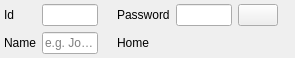
<?xml version="1.0" encoding="UTF-8"?>
<ui version="4.0">
 <class>CPilotForm</class>
 <widget class="QFrame" name="CPilotForm">
  <property name="geometry">
   <rect>
    <x>0</x>
    <y>0</y>
    <width>295</width>
    <height>57</height>
   </rect>
  </property>
  <property name="windowTitle">
   <string>Pilot info</string>
  </property>
  <layout class="QGridLayout" name="gl_PilotInfo">
   <property name="leftMargin">
    <number>4</number>
   </property>
   <property name="topMargin">
    <number>4</number>
   </property>
   <property name="rightMargin">
    <number>4</number>
   </property>
   <property name="bottomMargin">
    <number>4</number>
   </property>
   <item row="0" column="0">
    <widget class="QLabel" name="lbl_Id">
     <property name="text">
      <string>Id</string>
     </property>
    </widget>
   </item>
   <item row="0" column="1">
    <widget class="QLineEdit" name="le_Id"/>
   </item>
   <item row="0" column="2">
    <widget class="swift::gui::CTickLabel" name="lblp_Id">
     <property name="text">
      <string/>
     </property>
    </widget>
   </item>
   <item row="0" column="5">
    <widget class="QLineEdit" name="le_Password">
     <property name="maxLength">
      <number>100</number>
     </property>
     <property name="echoMode">
      <enum>QLineEdit::Password</enum>
     </property>
    </widget>
   </item>
   <item row="0" column="7">
    <widget class="swift::gui::CTickLabel" name="lblp_Password">
     <property name="text">
      <string/>
     </property>
    </widget>
   </item>
   <item row="0" column="3">
    <widget class="QLabel" name="lbl_Password">
     <property name="text">
      <string>Password</string>
     </property>
    </widget>
   </item>
   <item row="1" column="2">
    <widget class="swift::gui::CTickLabel" name="lblp_RealName">
     <property name="text">
      <string/>
     </property>
    </widget>
   </item>
   <item row="1" column="3">
    <widget class="QLabel" name="lbl_HomeAirport">
     <property name="toolTip">
      <string>Home airport, e.g. &quot;KLAX&quot;</string>
     </property>
     <property name="text">
      <string>Home</string>
     </property>
    </widget>
   </item>
   <item row="1" column="0">
    <widget class="QLabel" name="lbl_RealName">
     <property name="toolTip">
      <string>Real name</string>
     </property>
     <property name="text">
      <string>Name</string>
     </property>
    </widget>
   </item>
   <item row="1" column="1">
    <widget class="QLineEdit" name="le_RealName">
     <property name="placeholderText">
      <string>e.g. Joe Doe</string>
     </property>
    </widget>
   </item>
   <item row="1" column="7">
    <widget class="swift::gui::CTickLabel" name="lblp_HomeAirport">
     <property name="text">
      <string/>
     </property>
    </widget>
   </item>
   <item row="1" column="5" colspan="2">
    <widget class="swift::gui::components::CAirportSmallCompleter" name="comp_HomeAirport">
     <property name="focusPolicy">
      <enum>Qt::StrongFocus</enum>
     </property>
    </widget>
   </item>
   <item row="0" column="6">
    <widget class="QPushButton" name="pb_UnhidePassword">
     <property name="toolTip">
      <string>unhide password</string>
     </property>
     <property name="text">
      <string/>
     </property>
     <property name="icon">
      <iconset resource="../../misc/misc.qrc">
       <normaloff>:/diagona/icons/diagona/icons/question-button.png</normaloff>:/diagona/icons/diagona/icons/question-button.png</iconset>
     </property>
    </widget>
   </item>
  </layout>
 </widget>
 <customwidgets>
  <customwidget>
   <class>swift::gui::CTickLabel</class>
   <extends>QLabel</extends>
   <header>gui/ticklabel.h</header>
  </customwidget>
  <customwidget>
   <class>swift::gui::components::CAirportSmallCompleter</class>
   <extends>QFrame</extends>
   <header>gui/components/airportsmallcompleter.h</header>
   <container>1</container>
  </customwidget>
 </customwidgets>
 <tabstops>
  <tabstop>le_Id</tabstop>
  <tabstop>le_Password</tabstop>
  <tabstop>pb_UnhidePassword</tabstop>
  <tabstop>le_RealName</tabstop>
  <tabstop>comp_HomeAirport</tabstop>
 </tabstops>
 <resources>
  <include location="../../misc/misc.qrc"/>
 </resources>
 <connections/>
</ui>
